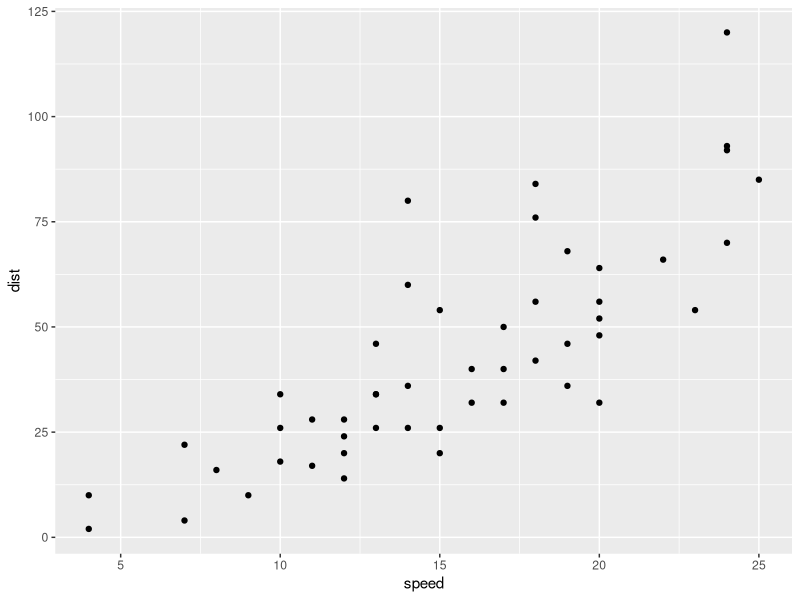
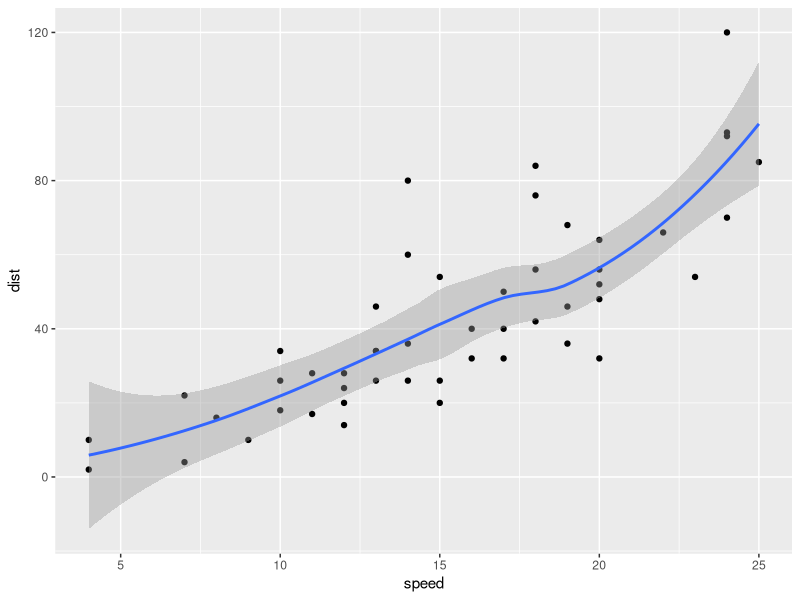
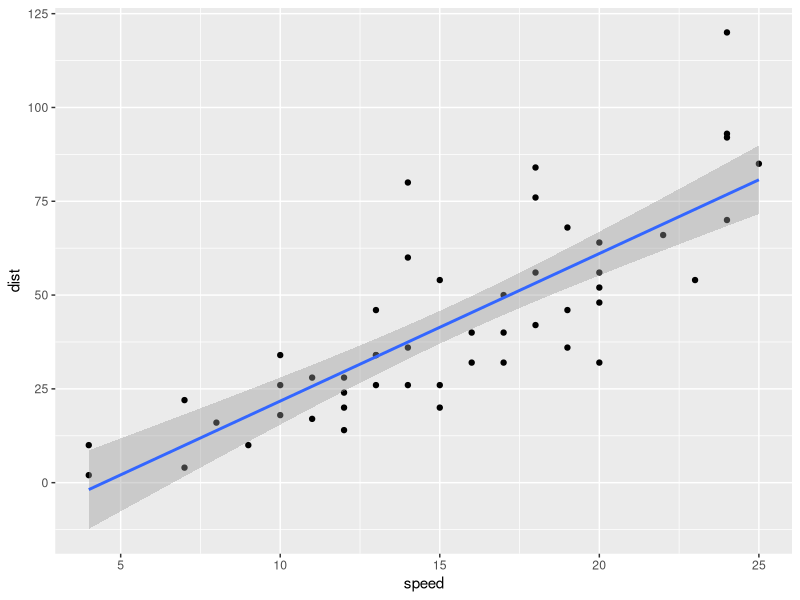
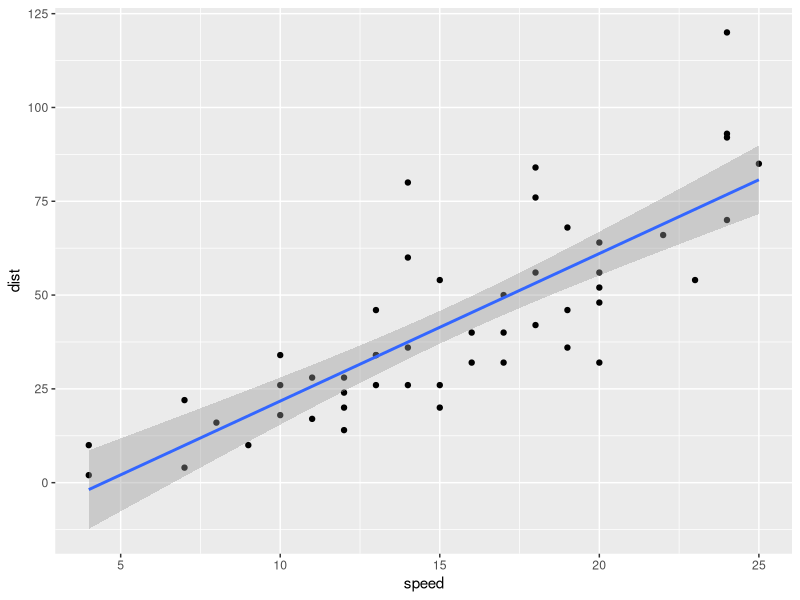
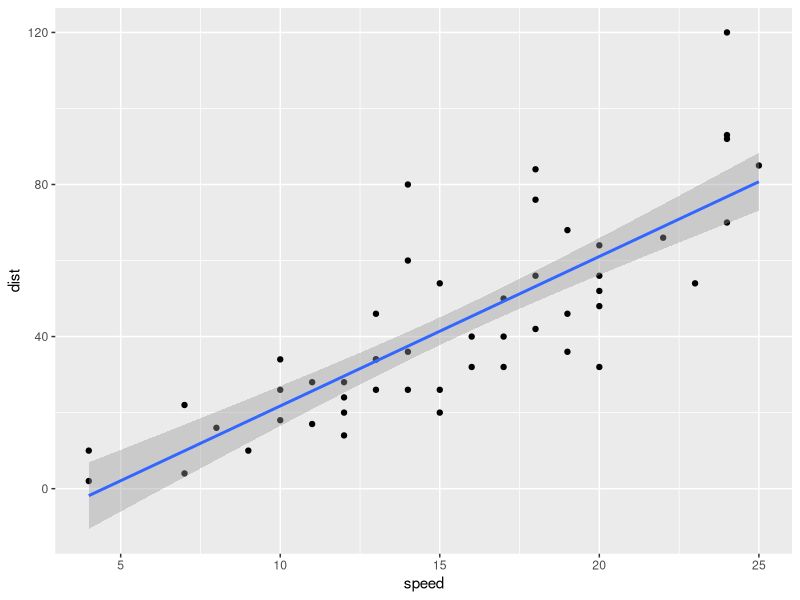
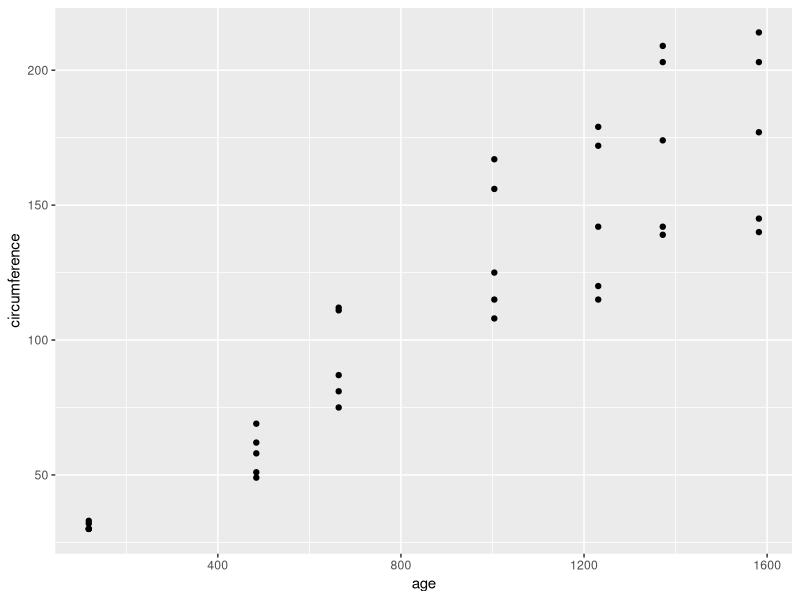
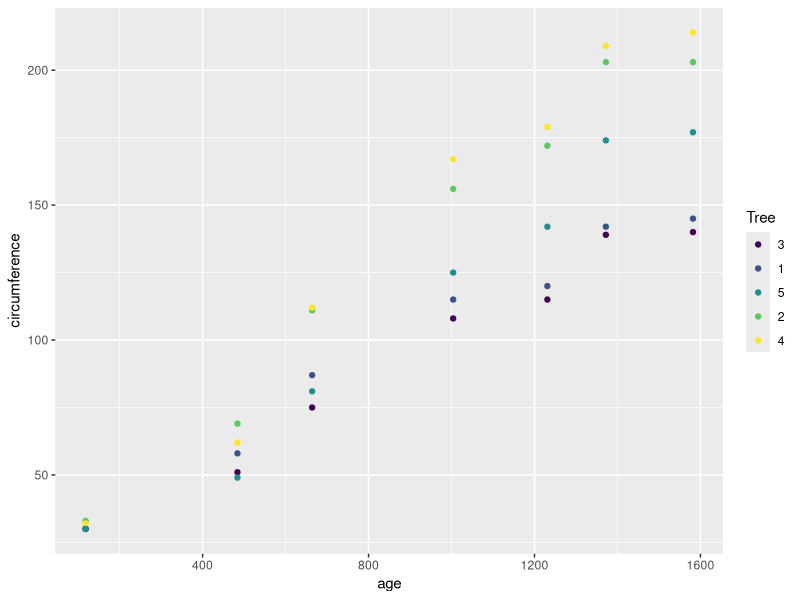
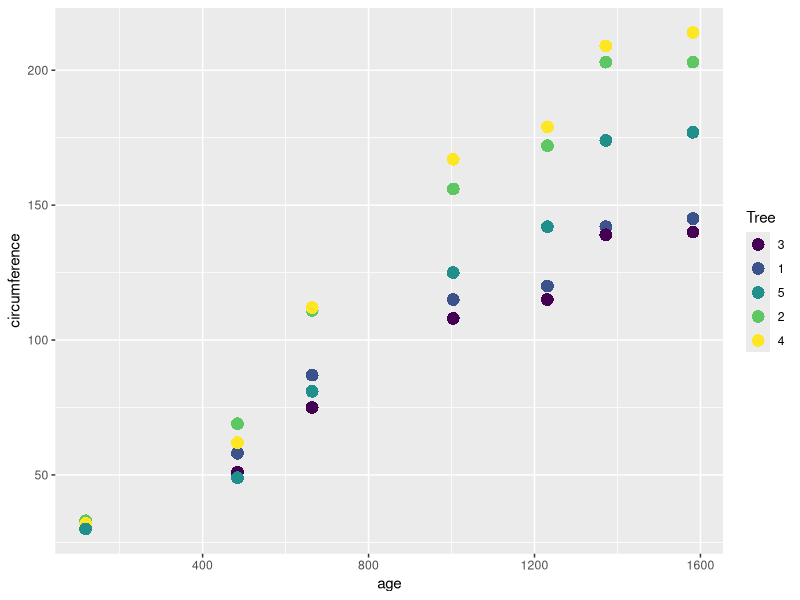

Generate these figures, in order, with R: (Note: this script raises an error after producing the figures.)
#scatter plot in R

library(ggplot2)

# import build-in data set 
data("cars")
View("cars")

ggplot(data = cars, aes(x= speed, y=dist))+geom_point()
# geom_smooth() will add the line in it
ggplot(data = cars, aes(x= speed, y=dist))+geom_point()+geom_smooth()
# to fix the line straight  use lm
ggplot(data = cars, aes(x= speed, y=dist))+geom_point()+geom_smooth(method = "lm")
# to remove the shaded part that is actually 95% confidence interval 
ggplot(data = cars, aes(x= speed, y=dist))+geom_point()+geom_smooth(method = "lm",)
# if you want to show the CI use se=falsle or it is true by default 

# if you want to change the CI use level= command
ggplot(data = cars, aes(x= speed, y=dist))+geom_point()+geom_smooth(method = "lm", level=0.90)

#scatter plot with multi line
data("Orange")
View("Orange")
# lets plot on orange 
ggplot(Orange, aes(age, circumference))+ geom_point()
# lets color then according to tree wise
ggplot(Orange, aes(age, circumference, color=Tree))+ geom_point()
# if want to change the geom-point size and shape
ggplot(Orange, aes(age, circumference, color=Tree))+geom_point(size=4, shape=16)

ggplot(Orange, aes(age, circumference, color=Tree))+
  geom_point(size=6, shape=15)     

#separate by shape and color
ggplot(Orange, aes(age, circumference, color=Tree))+ 
  geom_point(size=4, aes(shape=Tree))

ggplot(Orange, aes(age, circumference, color=Tree))+ 
  geom_point(size=4, aes(alpha=Tree))
# common is this 
ggplot(Orange, aes(age, circumference, color=Tree))+ 
  geom_point(size=4, shape=19)
## lets add a line
ggplot(Orange, aes(age, circumference, color=Tree))+ 
  geom_point(size=4, shape=19)+
  geom_line(linetype=5, size=1)



gplot(Orange, aes(age, circumference, color=Tree))+ 
  geom_point(size=4, shape=19)+
  geom_line(linetype=5, size=1)+
  labs(x= "Age", y="circumference", title= "Scatter Plot")

  ggsave("scatterplot.pdf")




#blubble plot
install.packages("viridis")
library(viridis)
data("quakes")
nrow(quakes)
# before comma(,) is rows after comma(,) will be columns
q_sample <- quakes[seq(from=1, to= 1000, by=10),]
nrow(q_sample)
# lets make a graph 
install.packages("ggplot2")
library("ggplot2")
ggplot(data = q_sample, aes(x=lat, y=long))+ geom_point()
# lets change the size and color by mag and function of guide to remove the guide
ggplot(data = q_sample, aes(x=lat, y=long))+
  geom_point(aes(size=mag, color+mag))+
  guides(size=F)

ggplot(data = q_sample, aes(x=lat, y=long))+
  geom_point(aes(size=mag, color+mag))+
  guides(size=F)+
  scale_colour_viridis_b(option = "B")
# scale size continous  for c(1, 8) buddle increase according to the size
ggplot(data = q_sample, aes(x=lat, y=long))+
  geom_point(aes(size=mag, color+mag))+
  guides(size=F)+
  scale_colour_viridis_b(option = "B")+
  scale_size_continuous(range = c(1, 8))+
  labs(x= "Latititude", y= "longtitude", title= "Graph")+
  ggsave("Bubbleplot.pdf")
  

#jitter plot (type of scatter plot)
install.packages("diamonds")
data("diamonds")
nrow(diamonds)
d_sample <- diamonds[seq(from= 1, to= 49000, by=100),]
nrow(d_sample)
# lets make jitter plot
ggplot(d_sample, aes(cut, price, color=cut))+geom_jitter()
ggplot(d_sample, aes(cut,))+geom_point()



